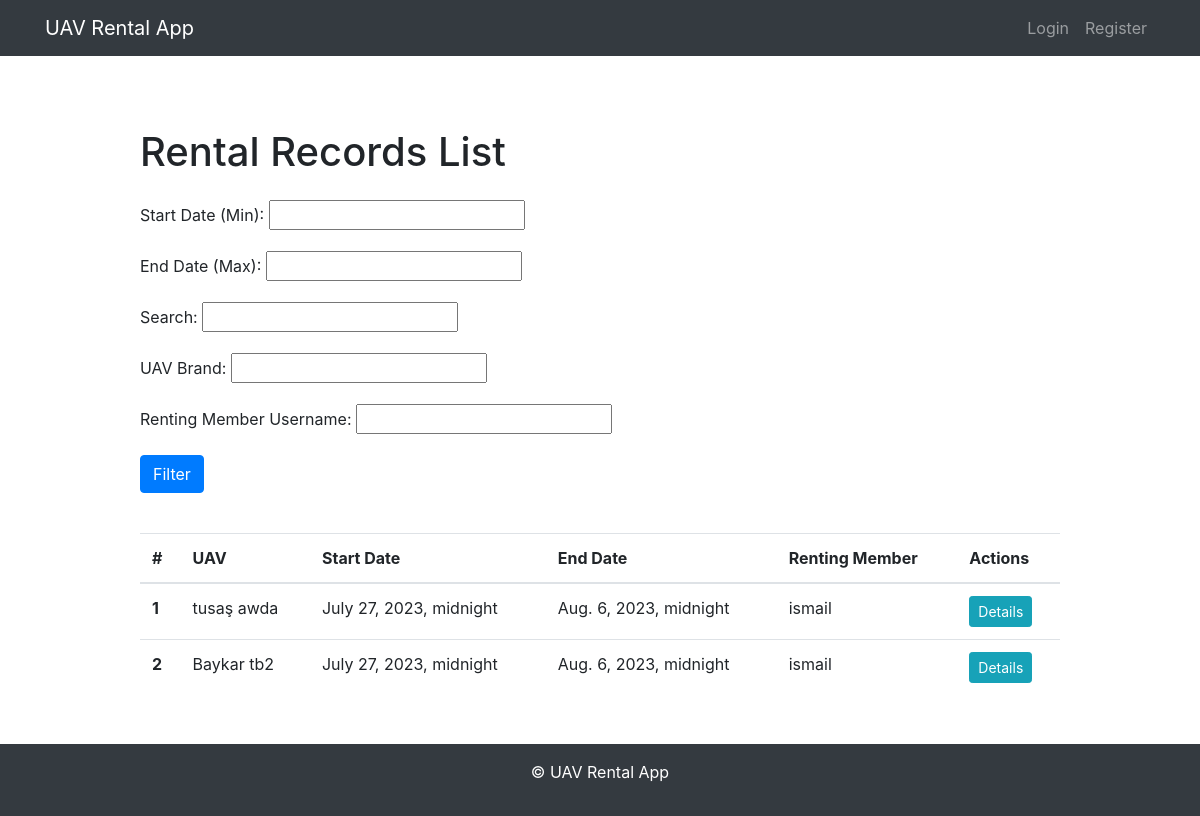
The page /rental-records/ on the database its author committed.
### rent/models.py (models this page shows, shortened)
class RentalRecord(models.Model):
    uav = models.ForeignKey(UAV, on_delete=models.CASCADE)
    start_date = models.DateTimeField()
    end_date = models.DateTimeField()
    renting_member = models.ForeignKey(CustomUser, on_delete=models.CASCADE)  # Use CustomUser model for the relation

class UAV(models.Model):
    brand = models.CharField(max_length=100)
    model = models.CharField(max_length=100)
    weight = models.FloatField()
    category = models.CharField(max_length=100)
    rental_price = models.FloatField()
    image = models.ImageField(upload_to='uav_images/',default='default_uav_image.jpg', blank=True)
    def __str__(self):
        return f"{self.brand} {self.model}"

class CustomUser(AbstractUser):
    email = models.EmailField(unique=True)
    is_admin = models.BooleanField(default=False)  # New field to identify admin users
    objects = CustomUserManager()
    class Meta:
        permissions = [
            ('can_add_uav', 'Can Add UAV'),
            ('can_change_uav', 'Can Change UAV'),
            ('can_delete_uav', 'Can Delete UAV'),
        ]
    def __str__(self):
        return self.username

### rent/views.py (the view)
# urls.py: path('rental-records/', views.rental_record_list, name='rental_record_list'),
def rental_record_list(request):
    rental_records = RentalRecord.objects.all()
    rental_record_filter = RentalRecordFilter(request.GET, queryset=rental_records)
    context = {
        'rental_records': rental_record_filter.qs,
        'rental_record_filter': rental_record_filter,
    }
    return render(request, 'rental_record_list.html', context)

### rent/templates/rental_record_list.html (shortened to what this page needs)
{% extends 'base.html' %}
{% block content %}
    <div class="row">
        <div class="col-md-10 offset-md-1">
            <h1 class="my-4">Rental Records List</h1>
            <form method="get">
                {{ rental_record_filter.form.as_p }}
                <div class="input-group mb-3">
                    <button type="submit" class="btn btn-primary">Filter</button>
                </div>
            </form>
            <br>
            <table class="table table-hover">
                <thead>
                    <tr>
                        <th scope="col">#</th>
                        <th scope="col">UAV</th>
                        <th scope="col">Start Date</th>
                        <th scope="col">End Date</th>
                        <th scope="col">Renting Member</th>
                        <th scope="col">Actions</th>
                    </tr>
                </thead>
                <tbody>
                    {% for rental_record in rental_records %}
                        <tr>
                            <th scope="row">{{ forloop.counter }}</th>
                            <td>{{ rental_record.uav }}</td>
                            <td>{{ rental_record.start_date }}</td>
                            <td>{{ rental_record.end_date }}</td>
                            <td>{{ rental_record.renting_member }}</td>
                            <td>
                                {% if user.is_superuser or user == rental_record.renting_member %}
                                    <a href="{% url 'rental_record_detail' rental_record.pk %}" class="btn btn-info btn-sm">Details</a>
                                    <a href="{% url 'rental_record_update' rental_record.pk %}" class="btn btn-primary btn-sm">Update</a>
                                    <a href="{% url 'rental_record_delete' rental_record.pk %}" class="btn btn-danger btn-sm">Delete</a>
                                {% else %}
                                    <a href="{% url 'rental_record_detail' rental_record.pk %}" class="btn btn-info btn-sm">Details</a>
                                {% endif %}
                            </td>
                        </tr>
                    {% endfor %}
                </tbody>
            </table>
        </div>
    </div>
{% endblock %}

### rent/templates/base.html (shortened to what this page needs)
<!DOCTYPE html>
<html>
<head>
    <link rel="stylesheet" href="https://maxcdn.bootstrapcdn.com/bootstrap/4.5.2/css/bootstrap.min.css">
    <link rel="stylesheet" href="https://maxcdn.bootstrapcdn.com/bootstrap/4.5.2/css/bootstrap.min.css">
</head>
</head>
<body>
    <nav class="navbar navbar-expand-md navbar-dark bg-dark">
        <div class="container">
            <a class="navbar-brand" href="{% url 'uav_list' %}">UAV Rental App</a>
            <div class="collapse navbar-collapse" id="navbarCollapse">
                <ul class="navbar-nav ml-auto">
                    {% if user.is_authenticated %}
                        <li class="nav-item"><a class="nav-link" href="{% url 'rental_record_list' %}">Rentals</a></li>
                        <li class="nav-item"><a class="nav-link" href="{% url 'logout' %}">Logout</a></li>
                    {% else %}
                        <li class="nav-item"><a class="nav-link" href="{% url 'login' %}">Login</a></li>
                        <li class="nav-item"><a class="nav-link" href="{% url 'register' %}">Register</a></li>
                    {% endif %}
                </ul>
            </div>
        </div>
    </nav>
    <div style='min-height:80vh' class="container content mt-5">
        {% block content %}
        {% endblock %}
    </div>
    <footer class="footer bg-dark text-white py-3">
        <div class="container text-center">
            <p>&copy; {{ year }} UAV Rental App</p>
        </div>
    </footer>
</body>
</html>

### rows shown on the page
RentalRecord: uav "tusaş awda", start_date "July 27, 2023, midnight", end_date "Aug. 6, 2023, midnight", renting_member "ismail", shows "Details"
RentalRecord: uav "Baykar tb2", start_date "July 27, 2023, midnight", end_date "Aug. 6, 2023, midnight", renting_member "ismail", shows "Details"
